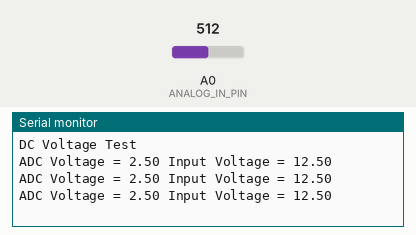
Simulated run of this sketch. Board: Arduino Uno, built with avr-gcc and run on an emulated ATmega328P. On the bench: the last lines printed to the serial monitor. Inputs (shaded band) come from the test bench; at power-on: A0 (ANALOG_IN_PIN) = 512.

Above: at 1.3 s.
1.4 s: A0 (ANALOG_IN_PIN) set to 716
At 1.9 s:
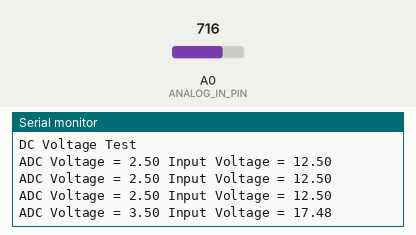
2.9 s: A0 (ANALOG_IN_PIN) set to 900
At 3.4 s:
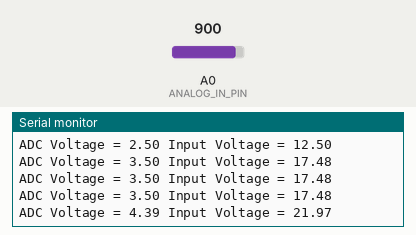
Timing chart, 0 to 5.9 s (numbered marks = the images above; inputs shaded):
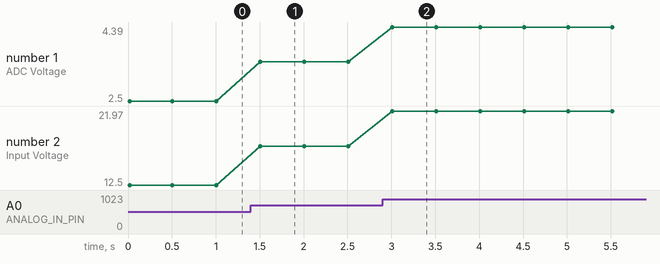

Measured:
- after the input at 1.4 s, the serial monitor: prints a new line after 0.10 s (image 1)
- after the input at 2.9 s, the serial monitor: prints a new line after 0.11 s (image 2)
- plotted number 1: 2.5 → 3.5 after the input at 1.4 s, 3.5 → 4.39 after the input at 2.9 s
- plotted number 2: 12.5 → 17.48 after the input at 1.4 s, 17.48 → 21.97 after the input at 2.9 s

The sketch:

VoltageSensor.ino
```cpp
// Define analog input
#define ANALOG_IN_PIN A0

// Floats for ADC voltage & Input voltage
float adc_voltage = 0.0;
float in_voltage = 0.0;

// Floats for resistor values in divider (in ohms)
float R1 = 30000.0;
float R2 = 7500.0;

// Float for Reference Voltage
float ref_voltage = 5.0;

// Integer for ADC value
int adc_value = 0;

void setup() {
  // Setup Serial Monitor
  Serial.begin(9600);
  Serial.println("DC Voltage Test");
}

void loop() {
  // Read the Analog Input
  adc_value = analogRead(ANALOG_IN_PIN);

  // Determine voltage at ADC input
  adc_voltage = (adc_value * ref_voltage) / 1024.0;

  // Calculate voltage at divider input
  in_voltage = adc_voltage / (R2 / (R1 + R2));

  // Print results to Serial Monitor to 2 decimal places
  Serial.print("ADC Voltage = ");
  Serial.print(adc_voltage);
  Serial.print(" Input Voltage = ");
  Serial.println(in_voltage);

  // Short delay
  delay(500);
}
```
